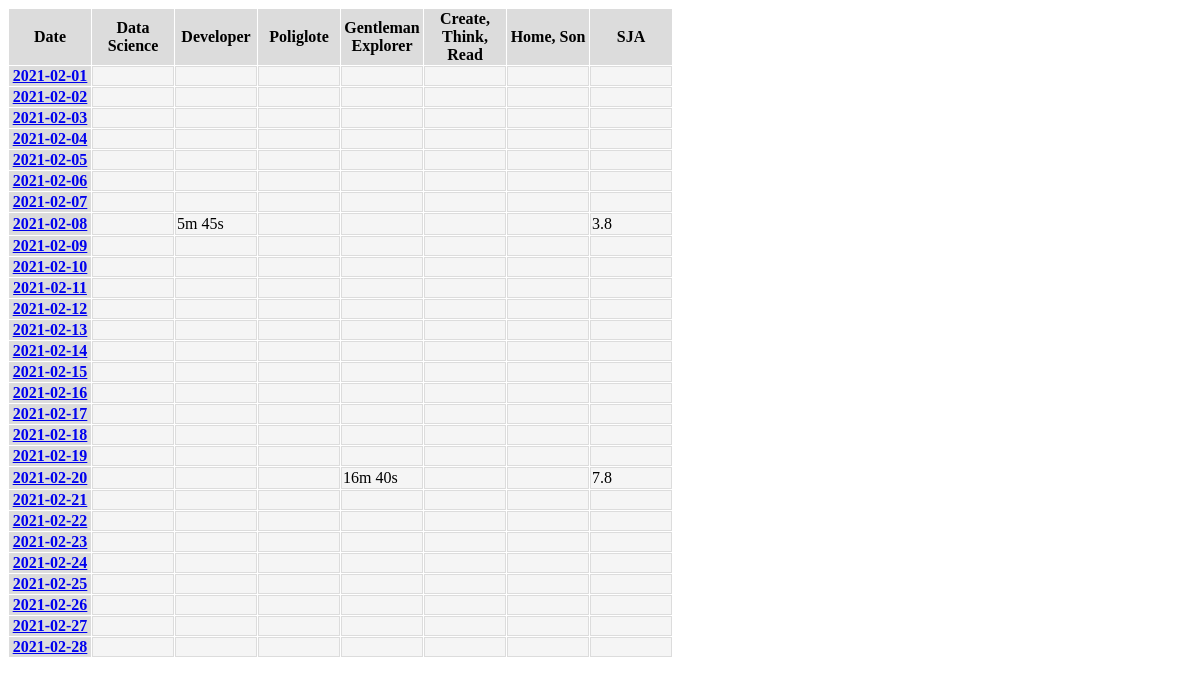
Before: / with the older database file.
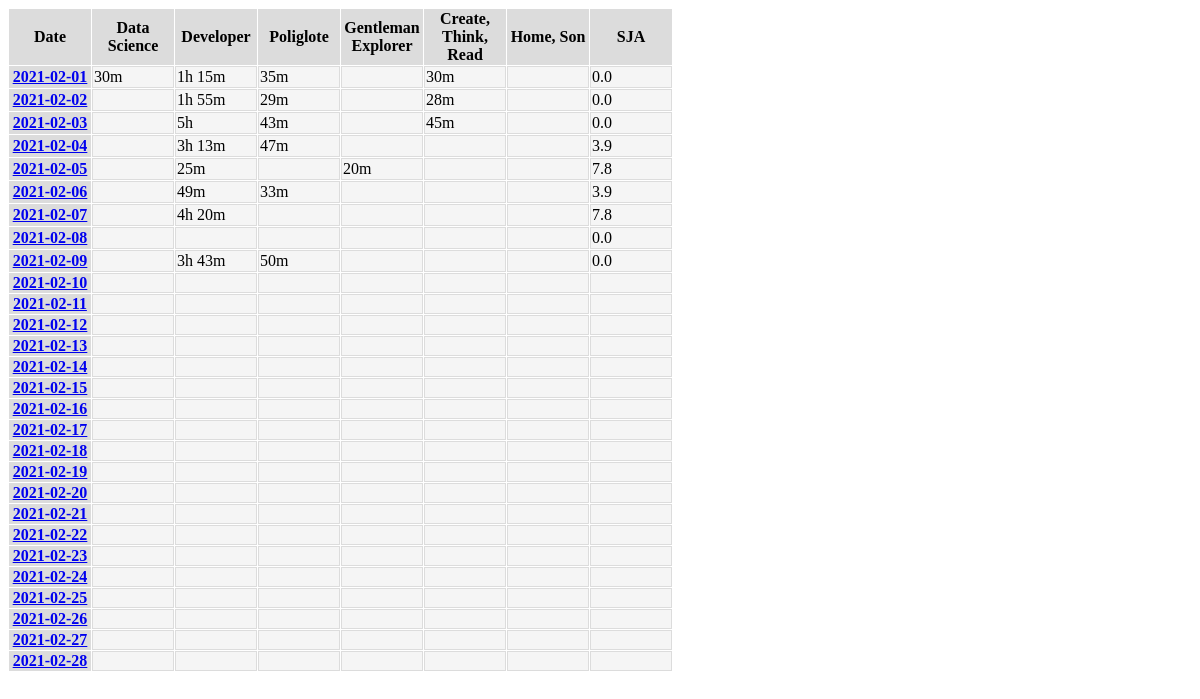
After: the same page with the newer database file.
### mymonth/models.py (models this page shows, shortened)
class Days(db.Model):
    id = db.Column(db.Date, primary_key = True)
    ds = db.Column(db.Interval)   # Data Science
    dev = db.Column(db.Interval)  # Developer
    pol = db.Column(db.Interval)  # Poliglote
    ge = db.Column(db.Interval)   # Gentleman Explorer
    crt = db.Column(db.Interval)  # Create Read Think
    hs = db.Column(db.Interval)   # Home Son
    alk = db.Column(db.Float)     # Alko

### mymonth/routes.py (the view)
@app.route('/')
def home():
    month_start, month_end, month_all_days = get_month_days(REF_DATE)
    days = Days.query.filter(Days.id >= month_start).filter(Days.id <= month_end).all()
    days_in_db = [day.id for day in days]
    for day_index in month_all_days:
        if day_index not in days_in_db:
            db.session.add(Days(id=day_index))
        db.session.commit()
    days = Days.query.filter(Days.id >= month_start).filter(Days.id <= month_end).all()
    return render_template('home.html', days=days, f_string_from_duration=string_from_duration, f_string_from_float=string_from_float)

### mymonth/utils.py (called while the page is built)
def get_month_days(reference_date):
    first_day = date(year=reference_date.year, month=reference_date.month, day=1)
    last_day = date(year=reference_date.year, month=reference_date.month, day=monthrange(year=reference_date.year, month=reference_date.month)[1])
    days_in_month = (last_day - first_day).days + 2
    all_days = [date(year=first_day.year, month=first_day.month, day=day) for day in range(1, days_in_month)]
    return first_day, last_day, all_days

def string_from_duration(x):
    if x is None or x.total_seconds() == 0:
        return ''
    total_seconds = x.total_seconds()
    days = total_seconds // 86400
    total_seconds -= days * 86400
    hours = total_seconds // 3600
    total_seconds -= hours * 3600
    minutes = total_seconds // 60
    total_seconds -= minutes * 60
    seconds = total_seconds
    duration_items = [(days, 'd'), (hours, 'h'), (minutes, 'm'), (seconds, 's')]
    non_zero_items = 0
    for item in duration_items:
        if item[0] != 0:
            non_zero_items += 1
    if non_zero_items > 2:
        duration_items.pop(-1)
    outcome = ''
    for item in duration_items:
        if item[0] != 0:
            outcome += f'{int(item[0])}{item[1]} '
    return outcome[:-1]

def string_from_float(x):
    outcome = x
    if x is None:
        outcome = ''
    return outcome

### mymonth/templates/home.html
{% extends "layout.html" %}
{% block content %}
<table>
    <tr>
        <th>Date</th>
        <th>Data Science</th>
        <th>Developer</th>
        <th>Poliglote</th>
        <th>Gentleman Explorer</th>
        <th>Create, Think, Read</th>
        <th>Home, Son</th>
        <th>SJA</th>
    </tr>
{% for day in days %}
    <tr>
        <th><a href="{{url_for('edit_day', id_day=day.id) }}">{{ day.id.strftime('%Y-%m-%d') }}</a></th>
        <td>{{ f_string_from_duration(day.ds) }}</td>
        <td>{{ f_string_from_duration(day.dev) }}</td>
        <td>{{ f_string_from_duration(day.pol) }}</td>
        <td>{{ f_string_from_duration(day.ge) }}</td>
        <td>{{ f_string_from_duration(day.crt) }}</td>
        <td>{{ f_string_from_duration(day.hs) }}</td>
        <td>{{ f_string_from_float(day.alk) }}</td>
    </tr>
{% endfor %}
</table>
{% endblock content %}

### mymonth/templates/layout.html (shortened to what this page needs)
<!DOCTYPE html>
<html lang="en">
<head>
    <link rel="stylesheet" href="{{ url_for('static', filename='styles.css')}}">
</head>
<body>
    {% block content %}{% endblock %}
</body>
</html>

### mymonth/static/styles.css (style rules this page uses)
table { border-spacing: 1px; }
td { background-color: whitesmoke; border: 1px solid gainsboro; }
th { background-color: gainsboro; width: 80px; }

Changed rows visible on the page:
changed Days "2021-02-01": ds (not shown) → "30m"; dev (not shown) → "1h 15m"; pol (not shown) → "35m"; crt (not shown) → "30m"; alk (not shown) → "0.0"
changed Days "2021-02-02": dev (not shown) → "1h 55m"; pol (not shown) → "29m"; crt (not shown) → "28m"; alk (not shown) → "0.0"
changed Days "2021-02-03": dev (not shown) → "5h"; pol (not shown) → "43m"; crt (not shown) → "45m"; alk (not shown) → "0.0"
changed Days "2021-02-04": dev (not shown) → "3h 13m"; pol (not shown) → "47m"; alk (not shown) → "3.9"
changed Days "2021-02-05": dev (not shown) → "25m"; ge (not shown) → "20m"; alk (not shown) → "7.8"
changed Days "2021-02-06": dev (not shown) → "49m"; pol (not shown) → "33m"; alk (not shown) → "3.9"
changed Days "2021-02-07": dev (not shown) → "4h 20m"; alk (not shown) → "7.8"
changed Days "2021-02-08": alk "3.8" → "0.0"; dev "5m 45s" → (not shown)
changed Days "2021-02-09": dev (not shown) → "3h 43m"; pol (not shown) → "50m"; alk (not shown) → "0.0"
changed Days "2021-02-20": ge "16m 40s" → (not shown); alk "7.8" → (not shown)
